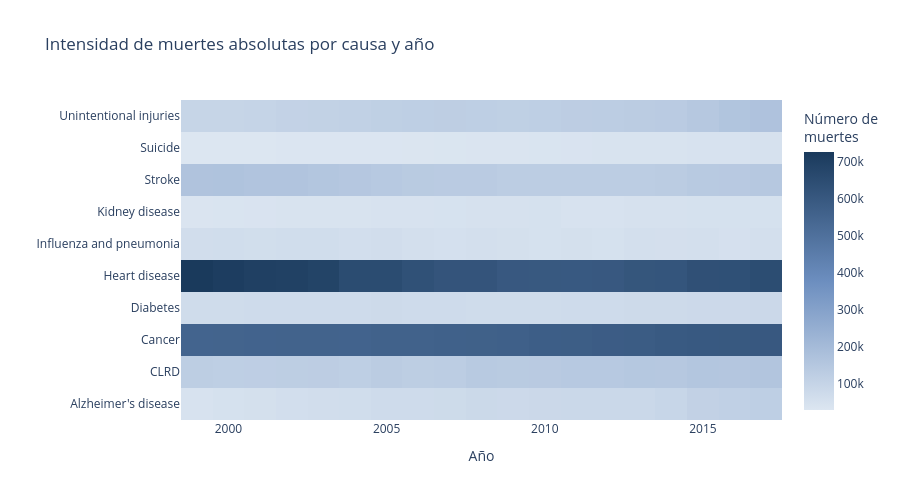

Notebook source saved alongside this figure:
### Markdown cell above
## 8.2. Heatmap de muertes absolutas por causas y años

### Code cell
hm = (sin_all.groupby(['year','cause_name'])['deaths']
       .sum().reset_index()
       .pivot(index='cause_name', columns='year', values='deaths'))

fig = go.Figure(data=go.Heatmap(
    z=hm.values, x=hm.columns, y=hm.index,
    colorscale=[[0,'#DCE6F1'],[0.5,'#6C8EBF'],[1,'#1A3A5C']],
    colorbar=dict(title='Número de<br>muertes')
))
fig.update_layout(title='Intensidad de muertes absolutas por causa y año',
                  xaxis_title='Año', yaxis_title='',
                  height=500, template='plotly_white')
fig.show()

### Figure 1 — Plotly figure (JSON) as saved in the notebook; plotly's stock layout.template omitted (floating-point values rounded to 4 significant figures; data arrays with more than 128 entries replaced by an {"elided": "..."} marker saying what was removed)
{"data": [{"colorbar": {"title": {"text": "Número de<br>muertes"}}, "colorscale": [[0, "#DCE6F1"], [0.5, "#6C8EBF"], [1, "#1A3A5C"]], "type": "heatmap", "x": [1999, 2000, 2001, 2002, 2003, 2004, 2005, 2006, 2007, 2008, 2009, 2010, 2011, 2012, 2013, 2014, 2015, 2016, 2017], "y": ["Alzheimer's disease", "CLRD", "Cancer", "Diabetes", "Heart disease", "Influenza and pneumonia", "Kidney disease", "Stroke", "Suicide", "Unintentional injuries"], "z": {"elided": "10x19 int values"}}], "layout": {"height": 500, "title": {"text": "Intensidad de muertes absolutas por causa y año"}, "xaxis": {"title": {"text": "Año"}}, "yaxis": {"title": {"text": ""}}}}
